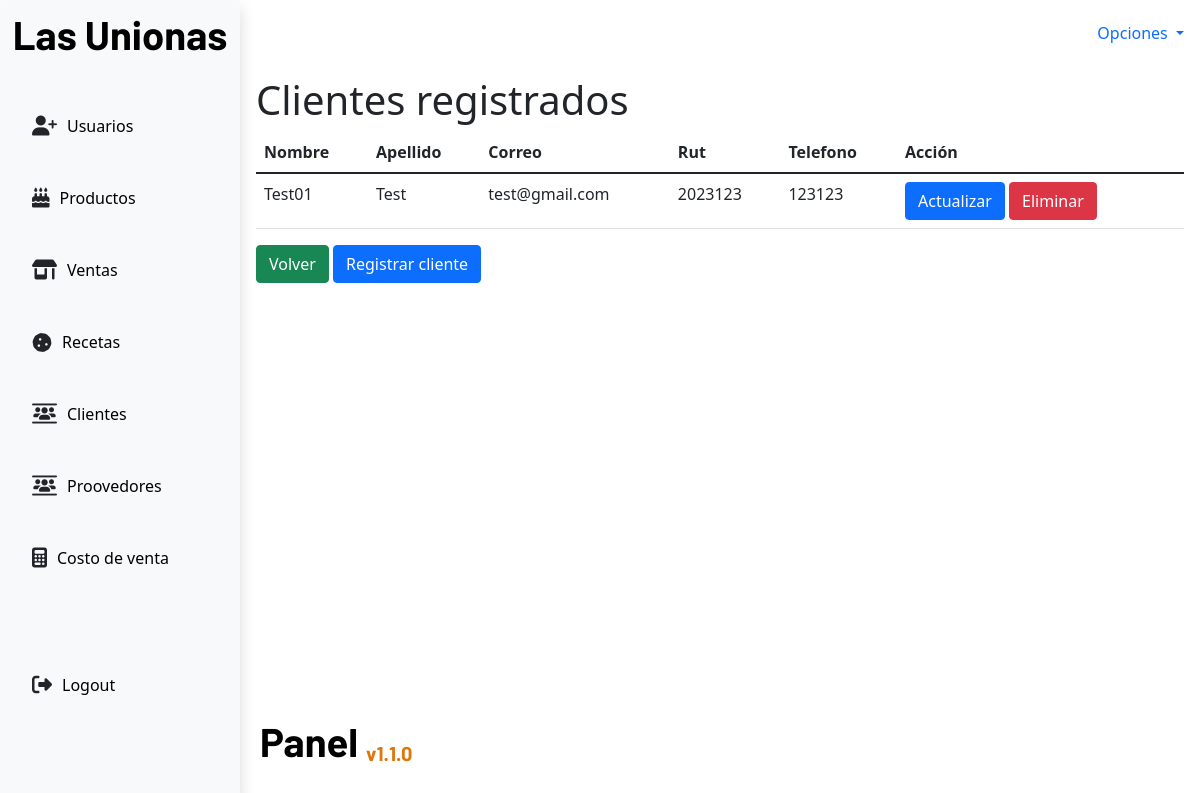
Page /clientContacts/ on the committed database.
### app/models.py (models this page shows, shortened)
class ClientContacts(models.Model):
    name = models.CharField(max_length=50,null=False)
    lastname = models.CharField(max_length=50,null=False)
    email = models.EmailField(max_length=100,null=False)
    rut = models.CharField(max_length=13,null=False)
    phone = models.CharField(max_length=15)

### app/views.py (the view)
# urls.py: path('clientContacts/',views.clientContacts,name='clientContacts'),
def clientContacts(request):
    if request.method == 'GET':
        clientsList = ClientContacts.objects.all()
        return render(request,'clientContacts/clientContactsTable.html',{
            'clients':clientsList
        })

### app/templates/clientContacts/clientContactsTable.html
{%extends 'base.html'%}
{% block content %}
<div>
    <h1>Clientes registrados</h1>
</div>
<div>
    <table class="table">
        <thead>
            <tr>
                <th>Nombre</th>
                <th>Apellido</th>
                <th>Correo</th>
                <th>Rut</th>
                <th>Telefono</th>
                <th>Acción</th>
            </tr>
        </thead>
        <tbody>
            {%for client in clients%}
            <tr>
                <td>{{client.name}}</td>
                <td>{{client.lastname}}</td>
                <td>{{client.email}}</td>
                <td>{{client.rut}}</td>
                <td>{{client.phone}}</td>
                <td>
                    <a class="btn btn-primary" href="{%url 'updateClientContacts' client.id%}">Actualizar</a>
                    <a class="btn btn-danger" href="{%url 'deleteClientContacts' client.id %}">Eliminar</a>
                </td>
            </tr>
            {%endfor%}
        </tbody>
    </table>
</div>
<div>
    <a class="btn btn-success" href="{%url 'home'%}">Volver</a>
    <a class="btn btn-primary" href="{%url 'createClientContacts'%}">Registrar cliente</a>
</div>
{% endblock content %}

### app/static/css/panel.css (style rules this page uses)
:root { --titles: "Barlow", sans-serif; --primary: #1ea4a2; --primary: #1ea4a2; --light: #eef0f4; --grey: #fafafa; --black: #06070a; --blackclaire: #1d2125; --oceanBlue: #172d4f; }
* { box-sizing: border-box; margin: 0; padding: 0; }
html, body { min-height: 100%; height: 100%; }

### rows in the picture
ClientContacts: name "Test01", lastname "Test", email "test@gmail.com", rut "2023123", phone "123123"
